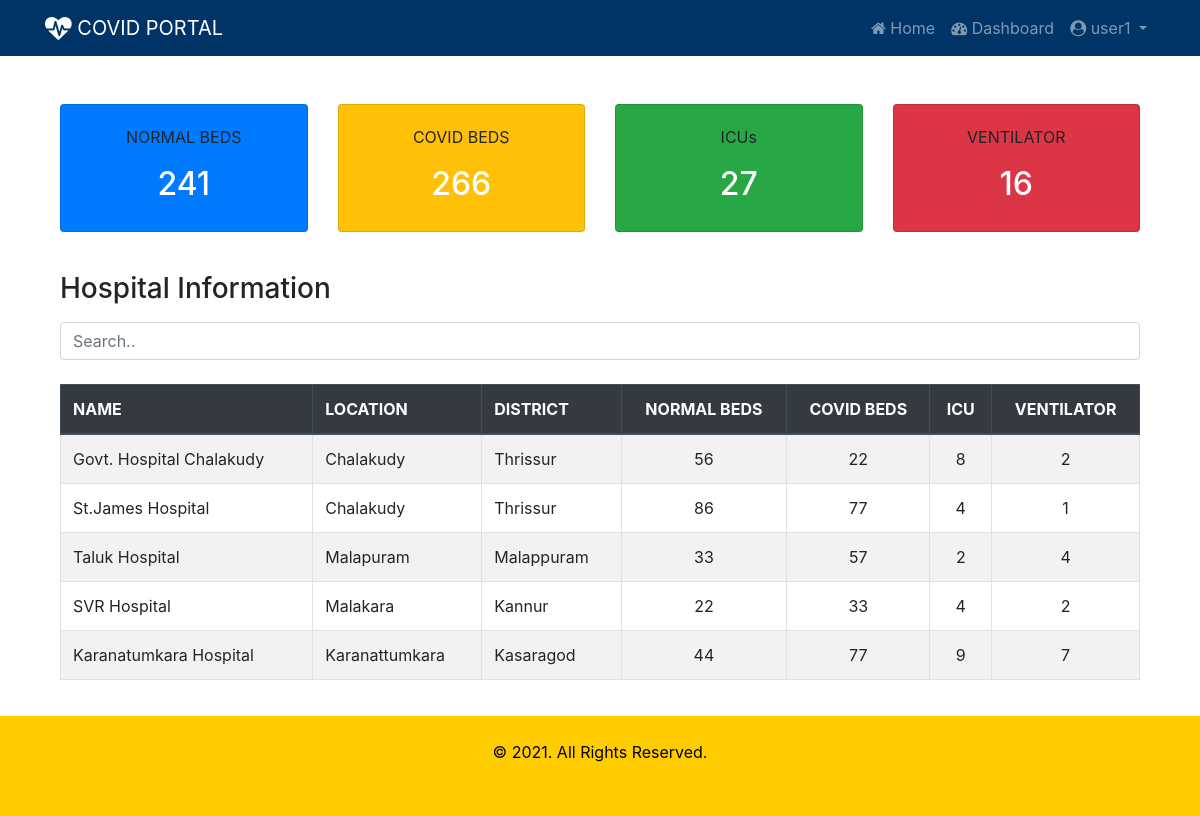
/beds/ (signed in), run on the app's committed database.
### beds/models.py (models this page shows, shortened)
class Hospital(models.Model):
    sc = (
    ('gov', 'Government'),
    ('prv', 'Private')
    )
    name = models.CharField(max_length=50)
    location = models.CharField(max_length=50)
    district = models.CharField(max_length=2, choices=dt)
    phone = models.CharField(max_length=12)
    sector = models.CharField(max_length=3, choices=sc)
    covid_beds = models.IntegerField()
    normal_beds = models.IntegerField()
    icu_beds = models.IntegerField()
    ventilator = models.IntegerField()
    user = models.OneToOneField(User, on_delete=models.CASCADE, blank=True, null=True)

### beds/views.py (the view)
# urls.py: path('', views.index, name='index'),
def index(request):
    normal_beds = Hospital.objects.aggregate(total=Sum('normal_beds'))
    covid_beds = Hospital.objects.aggregate(total=Sum('covid_beds'))
    icu = Hospital.objects.aggregate(total=Sum('icu_beds'))
    ventilator = Hospital.objects.aggregate(total=Sum('ventilator'))
    page = request.GET.get('page', 1)
    hospital_list = Hospital.objects.all()
    paginator = Paginator(hospital_list, 5)
    try:
        hospitals = paginator.page(page)
    except PageNotAnInteger:
        hospitals = paginator.page(1)
    except EmptyPage:
        hospitals = paginator.page(paginator.num_pages)
    context = {
        'normal_beds': normal_beds,
        'covid_beds': covid_beds,
        'icu': icu,
        'ventilator': ventilator,
        'hospitals': hospitals
    }
    return render(request, 'beds/summary.html', context)

### beds/templates/beds/summary.html (shortened to what this page needs)
{% extends 'beds/index.html' %}
{% block content %}
<div class="container mt-4 pt-4 pb-4">
  <div class="card-deck">
    <div class="card bg-primary">
      <div class="card-body text-center">
        <p class="card-text">NORMAL BEDS</p>
        <h2 class="text-white">{{ normal_beds.total }}</h2>
      </div>
    </div>
    <div class="card bg-warning">
      <div class="card-body text-center">
        <p class="card-text">COVID BEDS</p>
        <h2 class="text-white">{{ covid_beds.total }}</h2>
      </div>
    </div>
    <div class="card bg-success">
      <div class="card-body text-center">
        <p class="card-text">ICUs</p>
        <h2 class="text-white">{{ icu.total }}</h2>
      </div>
    </div>
    <div class="card bg-danger">
      <div class="card-body text-center">
        <p class="card-text">VENTILATOR</p>
        <h2 class="text-white">{{ ventilator.total }}</h2>
      </div>
    </div>
  </div>
</div>
<div class="container mt-3">
  <h3 class="mb-3">Hospital Information</h3>
  <input class="form-control" id="myInput" type="text" placeholder="Search..">
  <br>
  <table class="table table-bordered table-striped table-hover">
    <thead class="thead-dark">
      <tr>
        <th>NAME</th>
        <th>LOCATION</th>
        <th>DISTRICT</th>
        <th class="text-center">NORMAL BEDS</th>
        <th class="text-center">COVID BEDS</th>
        <th class="text-center">ICU</th>
        <th class="text-center">VENTILATOR</th>
      </tr>
    </thead>
    <tbody id="myTable">
      {% for hospital in hospitals %}
        <tr>
          <td>{{ hospital.name }}</td>
          <td>{{ hospital.location}}</td>
          <td>{{ hospital.get_district_display}}</td>
          <td class="text-center">{{ hospital.normal_beds}}</td>
          <td class="text-center">{{ hospital.covid_beds}}</td>
          <td class="text-center">{{ hospital.icu_beds}}</td>
          <td class="text-center">{{ hospital.ventilator}}</td>
        </tr>
      {% endfor %}
    </tbody>
  </table>
  <div style="height:120px;"></div>
</div>
{% endblock %}

### beds/templates/beds/index.html (shortened to what this page needs)
{% load static %}
<!DOCTYPE html>
<html lang="en">
<head>
  <link rel="stylesheet" href="https://cdnjs.cloudflare.com/ajax/libs/font-awesome/4.7.0/css/font-awesome.min.css">
  <link rel="stylesheet" href="https://maxcdn.bootstrapcdn.com/bootstrap/4.5.2/css/bootstrap.min.css">
  <link rel="stylesheet" href="{% static 'beds/css/style.css'%}">
</head>
<body>
<nav class="navbar navbar-expand-sm bg-navy navbar-dark">
  <div class="container">
    <a class="navbar-brand" href="#"><i class="fa fa-heartbeat fa-lg"></i> COVID PORTAL</a>
    {% if user.is_authenticated %}
      <ul class="navbar-nav">
        <li class="nav-item">
          <a class="nav-link" href="{% url 'index' %}"><i class="fa fa-home"></i> Home </a>
        </li>
        <li class="nav-item">
          <a class="nav-link" href="{% url 'dashboard' %}"><i class="fa fa-dashboard"></i> Dashboard </a>
        </li>
       <li class="nav-item dropdown">
         <a class="nav-link dropdown-toggle" href="#" id="navbardrop" data-toggle="dropdown">
           <i class="fa fa-user-circle"></i> {{ user.username }}
         </a>
       </li>
      </ul>
    {% endif %}
  </div>
</nav>
<div class="container">
  {% block content %}
  {% endblock %}
</div>
<footer class="footer" style="position:fixed; bottom:0; width:100%;">
  <div class="container-fluid p-4" >
    <p class="text-center"> &copy; 2021. All Rights Reserved.</p>
  </div>
</footer>
</body>
</html>

### beds/static/beds/css/style.css (style rules this page uses)
.bg-navy { background-color: #003366; color: white; }
.footer { background-color: #ffcc00; color: black; height: 100px; }

### data on the page
Hospital: name "Govt. Hospital Chalakudy", location "Chalakudy", district "Thrissur", normal_beds "56", covid_beds "22", icu_beds "8", ventilator "2"
Hospital: name "St.James Hospital", location "Chalakudy", district "Thrissur", normal_beds "86", covid_beds "77", icu_beds "4", ventilator "1"
Hospital: name "Taluk Hospital", location "Malapuram", district "Malappuram", normal_beds "33", covid_beds "57", icu_beds "2", ventilator "4"
Hospital: name "SVR Hospital", location "Malakara", district "Kannur", normal_beds "22", covid_beds "33", icu_beds "4", ventilator "2"
Hospital: name "Karanatumkara Hospital", location "Karanattumkara", district "Kasaragod", normal_beds "44", covid_beds "77", icu_beds "9", ventilator "7"

### other printed values
{{ user.username }} "user1"
{{ normal_beds.total }} "241"
{{ covid_beds.total }} "266"
{{ icu.total }} "27"
{{ ventilator.total }} "16"
